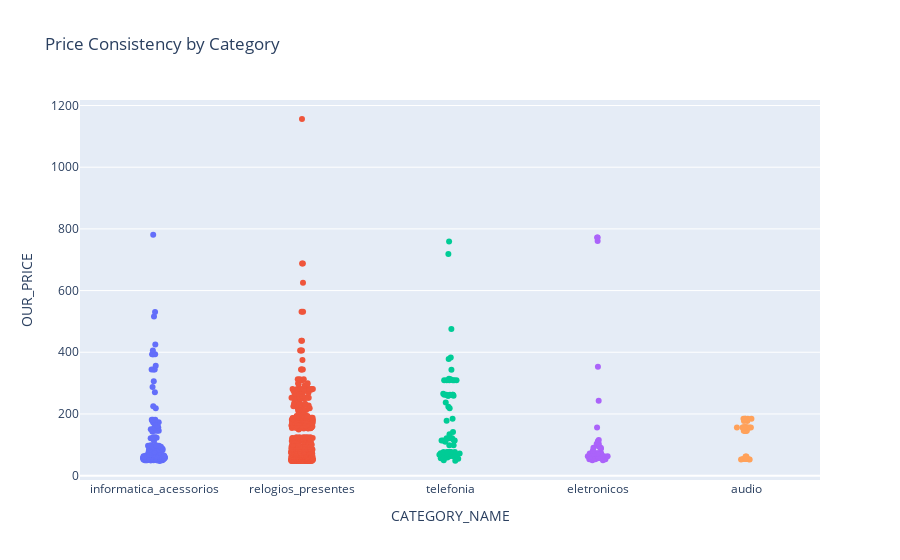

Here is the notebook cell this chart was saved with:
### Code cell
fig = px.strip(df, 
               x="CATEGORY_NAME", 
               y="OUR_PRICE", 
               color="CATEGORY_NAME", 
               title="Price Consistency by Category")

fig.update_layout(showlegend=False)
fig.show()

### Figure 1 — Plotly figure (JSON) as saved in the notebook; plotly's stock layout.template omitted (floating-point values rounded to 4 significant figures; data arrays with more than 128 entries replaced by an {"elided": "..."} marker saying what was removed)
{"data": [{"alignmentgroup": "True", "boxpoints": "all", "fillcolor": "rgba(255,255,255,0)", "hoveron": "points", "hovertemplate": "CATEGORY_NAME=%{x}<br>OUR_PRICE=%{y}<extra></extra>", "legendgroup": "informatica_acessorios", "line": {"color": "rgba(255,255,255,0)"}, "marker": {"color": "#636efa"}, "name": "informatica_acessorios", "offsetgroup": "informatica_acessorios", "orientation": "v", "pointpos": 0, "showlegend": true, "type": "box", "x": {"elided": "186 str values"}, "x0": " ", "xaxis": "x", "y": {"elided": "186 float values"}, "y0": " ", "yaxis": "y"}, {"alignmentgroup": "True", "boxpoints": "all", "fillcolor": "rgba(255,255,255,0)", "hoveron": "points", "hovertemplate": "CATEGORY_NAME=%{x}<br>OUR_PRICE=%{y}<extra></extra>", "legendgroup": "relogios_presentes", "line": {"color": "rgba(255,255,255,0)"}, "marker": {"color": "#EF553B"}, "name": "relogios_presentes", "offsetgroup": "relogios_presentes", "orientation": "v", "pointpos": 0, "showlegend": true, "type": "box", "x": {"elided": "603 str values"}, "x0": " ", "xaxis": "x", "y": {"elided": "603 float values"}, "y0": " ", "yaxis": "y"}, {"alignmentgroup": "True", "boxpoints": "all", "fillcolor": "rgba(255,255,255,0)", "hoveron": "points", "hovertemplate": "CATEGORY_NAME=%{x}<br>OUR_PRICE=%{y}<extra></extra>", "legendgroup": "telefonia", "line": {"color": "rgba(255,255,255,0)"}, "marker": {"color": "#00cc96"}, "name": "telefonia", "offsetgroup": "telefonia", "orientation": "v", "pointpos": 0, "showlegend": true, "type": "box", "x": ["telefonia", "telefonia", "telefonia", "telefonia", "telefonia", "telefonia", "telefonia", "telefonia", "telefonia", "telefonia", "telefonia", "telefonia", "telefonia", "telefonia", "telefonia", "telefonia", "telefonia", "telefonia", "telefonia", "telefonia", "telefonia", "telefonia", "telefonia", "telefonia", "telefonia", "telefonia", "telefonia", "telefonia", "telefonia", "telefonia", "telefonia", "telefonia", "telefonia", "telefonia", "telefonia", "telefonia", "telefonia", "telefonia", "telefonia", "telefonia", "telefonia", "telefonia", "telefonia", "telefonia", "telefonia", "telefonia", "telefonia", "telefonia", "telefonia", "telefonia", "telefonia", "telefonia", "telefonia", "telefonia", "telefonia", "telefonia", "telefonia", "telefonia", "telefonia", "telefonia", "telefonia", "telefonia", "telefonia", "telefonia", "telefonia", "telefonia", "telefonia"], "x0": " ", "xaxis": "x", "y": [71.87, 343.4, 718.7, 67.5, 177.8, 121.5, 54.68, 314.2, 141.9, 114.1, 59.34, 114.1, 262.5, 67.5, 377.8, 262.5, 262.5, 312.2, 265.3, 218.7, 67.5, 49.97, 67.5, 121.5, 262.5, 72.36, 72.36, 475.3, 134.4, 223.4, 72.36, 184.1, 114.1, 114.1, 120.3, 758.8, 110.0, 237.2, 120.3, 68.44, 72.36, 76.56, 262.5, 62.47, 62.47, 76.56, 58.75, 62.47, 56.25, 48.44, 382.8, 76.56, 76.56, 76.56, 76.56, 309.1, 309.1, 98.41, 98.41, 309.1, 309.1, 309.1, 309.1, 259.1, 259.1, 259.1, 65.59], "y0": " ", "yaxis": "y"}, {"alignmentgroup": "True", "boxpoints": "all", "fillcolor": "rgba(255,255,255,0)", "hoveron": "points", "hovertemplate": "CATEGORY_NAME=%{x}<br>OUR_PRICE=%{y}<extra></extra>", "legendgroup": "eletronicos", "line": {"color": "rgba(255,255,255,0)"}, "marker": {"color": "#ab63fa"}, "name": "eletronicos", "offsetgroup": "eletronicos", "orientation": "v", "pointpos": 0, "showlegend": true, "type": "box", "x": ["eletronicos", "eletronicos", "eletronicos", "eletronicos", "eletronicos", "eletronicos", "eletronicos", "eletronicos", "eletronicos", "eletronicos", "eletronicos", "eletronicos", "eletronicos", "eletronicos", "eletronicos", "eletronicos", "eletronicos", "eletronicos", "eletronicos", "eletronicos", "eletronicos", "eletronicos", "eletronicos", "eletronicos", "eletronicos", "eletronicos", "eletronicos", "eletronicos", "eletronicos", "eletronicos", "eletronicos", "eletronicos", "eletronicos", "eletronicos", "eletronicos", "eletronicos", "eletronicos", "eletronicos", "eletronicos", "eletronicos", "eletronicos", "eletronicos", "eletronicos", "eletronicos", "eletronicos"], "x0": " ", "xaxis": "x", "y": [64.03, 64.03, 90.59, 156.2, 772.0, 772.0, 56.23, 72.81, 72.81, 71.53, 62.47, 49.97, 54.38, 64.38, 56.22, 87.19, 111.2, 52.81, 71.84, 90.59, 56.23, 80.91, 72.5, 100.0, 53.09, 62.5, 62.5, 49.69, 102.8, 102.8, 242.5, 61.88, 352.8, 56.23, 93.44, 62.47, 71.84, 62.47, 53.09, 115.6, 71.84, 71.84, 760.5, 57.81, 57.81], "y0": " ", "yaxis": "y"}, {"alignmentgroup": "True", "boxpoints": "all", "fillcolor": "rgba(255,255,255,0)", "hoveron": "points", "hovertemplate": "CATEGORY_NAME=%{x}<br>OUR_PRICE=%{y}<extra></extra>", "legendgroup": "audio", "line": {"color": "rgba(255,255,255,0)"}, "marker": {"color": "#FFA15A"}, "name": "audio", "offsetgroup": "audio", "orientation": "v", "pointpos": 0, "showlegend": true, "type": "box", "x": ["audio", "audio", "audio", "audio", "audio", "audio", "audio", "audio", "audio", "audio", "audio", "audio", "audio", "audio", "audio", "audio", "audio", "audio", "audio", "audio", "audio", "audio", "audio", "audio", "audio", "audio", "audio", "audio", "audio", "audio", "audio", "audio", "audio", "audio", "audio", "audio", "audio", "audio", "audio"], "x0": " ", "xaxis": "x", "y": [183.1, 183.1, 184.4, 184.4, 156.2, 156.2, 156.2, 156.2, 156.2, 156.2, 156.2, 156.2, 156.2, 156.2, 53.09, 62.34, 52.5, 62.34, 156.2, 52.5, 156.2, 156.2, 156.2, 54.06, 156.2, 177.5, 177.5, 184.4, 184.4, 145.9, 145.9, 54.06, 145.9, 184.4, 145.9, 145.9, 145.9, 54.06, 54.06], "y0": " ", "yaxis": "y"}], "layout": {"boxmode": "overlay", "legend": {"title": {"text": "CATEGORY_NAME"}, "tracegroupgap": 0}, "showlegend": false, "title": {"text": "Price Consistency by Category"}, "xaxis": {"anchor": "y", "categoryarray": ["informatica_acessorios", "relogios_presentes", "telefonia", "eletronicos", "audio"], "categoryorder": "array", "domain": [0, 1], "title": {"text": "CATEGORY_NAME"}}, "yaxis": {"anchor": "x", "domain": [0, 1], "title": {"text": "OUR_PRICE"}}}}
